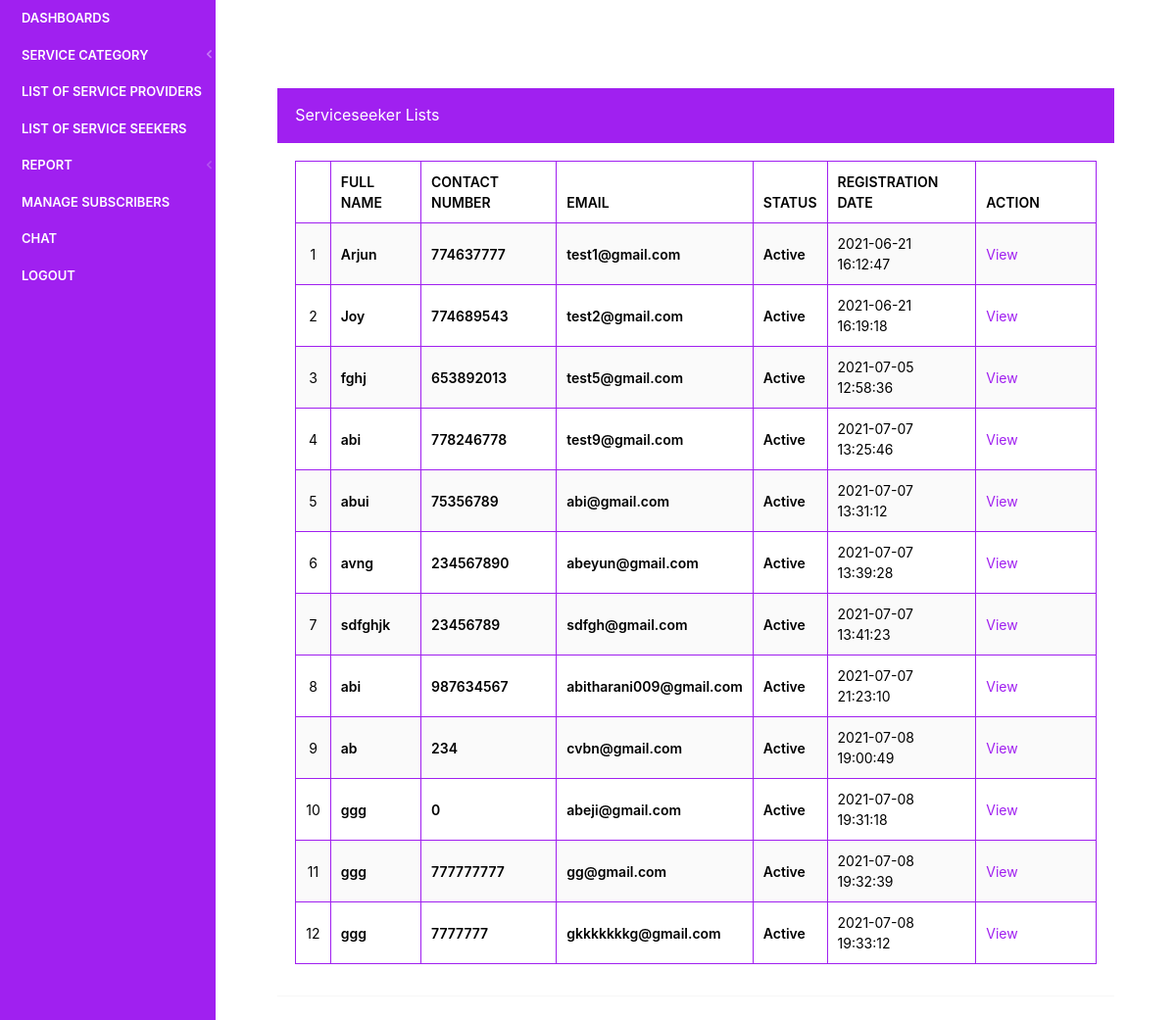
/findus/admin/reg-jobseekers.php (signed in), run on an earlier commit of the app's database.
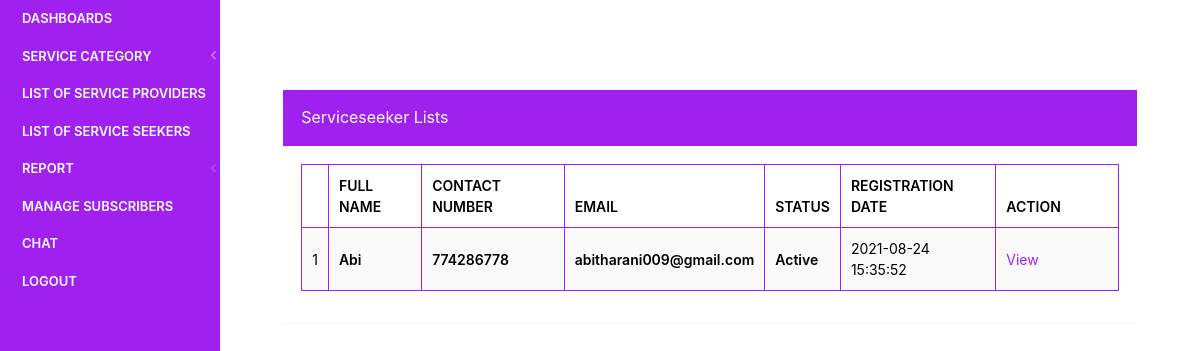
And on a later commit of the database.
### tables this page shows
CREATE TABLE `tbljobseekers` (
  `id` int(11) NOT NULL,
  `FullName` varchar(150) DEFAULT NULL,
  `EmailId` varchar(150) DEFAULT NULL,
  `ContactNumber` bigint(15) DEFAULT NULL,
  `Password` varchar(150) DEFAULT NULL,
  `reset_pass` varchar(150) DEFAULT NULL,
  `ProfilePic` varchar(200) DEFAULT NULL,
  `RegDate` timestamp NULL DEFAULT current_timestamp(),
  `LastUpdationDate` timestamp NULL DEFAULT NULL ON UPDATE current_timestamp(),
  `IsActive` int(1) DEFAULT NULL
);

### findus/admin/reg-jobseekers.php (the view, shortened to what this page needs)
<?php
include('includes/dbconnection.php');
if (strlen($_SESSION['jpaid']==0)) {
  header('location:logout.php');
  } else{
  ?>
<!doctype html>
<html lang="en" class="no-focus">
    <head>
        <link rel="stylesheet" href="assets/js/plugins/datatables/dataTables.bootstrap4.min.css">
        <link rel="stylesheet" id="css-main" href="assets/css/codebase.min.css">
    </head>
    <body>
        <div id="page-container" class="sidebar-o sidebar-inverse side-scroll page-header-fixed main-content-narrow">
           <?php include_once('includes/sidebar.php');?>
            <main id="main-container">
                <div class="content">
                    <div class="block">
                        <div class="block-header bg-gd-emerald">
                                    <h3 class="block-title" style="color:#fff">Serviceseeker Lists</h3>
                                </div>
                        <div class="block-content block-content-full">
                            <table class="table table-bordered table-striped table-vcenter">
                                <thead>
                                    <tr style="color:#000;">
                                        <th class="text-center"></th>
                                        <th>Full Name</th>
                                       <th>Contact Number</th>
                                       <th>Email</th>
                                        <th>Status</th>
                                        <th class="d-none d-sm-table-cell">Registration Date</th>
                                        <th class="d-none d-sm-table-cell" style="width: 15%;">Action</th>
                                       </tr>
                                </thead>
                                <tbody>
                                    <?php
$sql="SELECT * from tbljobseekers";
$query = $dbh -> prepare($sql);
$query->execute();
$results=$query->fetchAll(PDO::FETCH_OBJ);
$cnt=1;
if($query->rowCount() > 0)
{
foreach($results as $row)
{               ?>
                                    <tr style="color:#000;">
                                        <td class="text-center"><?php echo htmlentities($cnt);?></td>
                                        <td class="font-w600"><?php  echo htmlentities($row->FullName);?></td>
                                        <td class="font-w600"><?php  echo htmlentities($row->ContactNumber);?></td>
                                        <td class="font-w600"><?php  echo htmlentities($row->EmailId);?></td>
                                        <?php if($row->IsActive=='1'){ ?>
                                        <td class="font-w600"><?php echo "Active"; ?></td>
                                        <?php } else { ?>
                                            <td class="font-w600"><?php echo "Inactive"; ?></td><?php } ?>
                                        <td class="d-none d-sm-table-cell"><?php  echo htmlentities($row->RegDate);?></td>
                                         <td class="d-none d-sm-table-cell"><a href="view-jobseeker-details.php?viewid=<?php echo htmlentities ($row->id);?>">View</a></td>
                                    </tr>
                                    <?php $cnt=$cnt+1;}} ?>
                                </tbody>
                            </table>
                        </div>
                    </div>
                </div>
            </main>
        </div>
    </body>
</html>
<?php }  ?>

### findus/admin/includes/sidebar.php (shortened to what this page needs)
<nav id="sidebar">
                <div class="navigation-col">
                    <div class="navbar navbar-inverse">
                        <div>
                            <ul class="nav-main" style="color:#fff;">
                                <li class="open" style="color:#fff;">
                                    <a href="dashboard.php"><span class="sidebar-mini-hide" style="color:#fff;">Dashboards</span></a>
                                </li>
                                <li>
                                    <a class="nav-submenu" style="color:#fff;" data-toggle="nav-submenu"><span class="sidebar-mini-hide" style="color:#fff;"></span>Service Category</a>
                                </li>
                                <li>
                                    <a href="employer-list.php"><span class="sidebar-mini-hide" style="color:#fff;">List of Service Providers</span></a>
                                </li>
                                 <li>
                                    <a href="reg-jobseekers.php"><span class="sidebar-mini-hide" style="color:#fff;">List of Service seekers</span></a>
                                </li>
                                <li>
                                    <a  class="nav-submenu" data-toggle="nav-submenu" href="#"><span class="sidebar-mini-hide" style="color:#fff;">Report</span></a>
                                </li>
                                <li>
                                    <a href="manage-subscribers.php"><span class="sidebar-mini-hide" style="color:#fff;">Manage Subscribers</span></a>
                                </li>
                                <li>
                                    <a target="_blank" href="../Chat/index.php"><span class="sidebar-mini-hide" style="color:#fff;">Chat</span></a>
                                </li>
                                <li>
                                    <a href="logout.php"><span class="sidebar-mini-hide" style="color:#fff;">LOGOUT</span></a>
                                </li>
                            </ul>
                        </div>
                    </div>
                </div>
            </nav>

What changed in the data, as far as the page shows it:
removed tbljobseekers: FullName "Arjun", ContactNumber "774637777", EmailId "test1@gmail.com", IsActive "Active", RegDate "2021-06-21 16:12:47"
removed tbljobseekers: FullName "Joy", ContactNumber "774689543", EmailId "test2@gmail.com", IsActive "Active", RegDate "2021-06-21 16:19:18"
removed tbljobseekers: FullName "fghj", ContactNumber "653892013", EmailId "test5@gmail.com", IsActive "Active", RegDate "2021-07-05 12:58:36"
removed tbljobseekers: FullName "abi", ContactNumber "778246778", EmailId "test9@gmail.com", IsActive "Active", RegDate "2021-07-07 13:25:46"
removed tbljobseekers: FullName "abui", ContactNumber "75356789", EmailId "abi@gmail.com", IsActive "Active", RegDate "2021-07-07 13:31:12"
removed tbljobseekers: FullName "avng", ContactNumber "234567890", EmailId "abeyun@gmail.com", IsActive "Active", RegDate "2021-07-07 13:39:28"
removed tbljobseekers: FullName "sdfghjk", ContactNumber "23456789", EmailId "sdfgh@gmail.com", IsActive "Active", RegDate "2021-07-07 13:41:23"
removed tbljobseekers: FullName "abi", ContactNumber "987634567", EmailId "abitharani009@gmail.com", IsActive "Active", RegDate "2021-07-07 21:23:10"
removed tbljobseekers: FullName "ab", ContactNumber "234", EmailId "cvbn@gmail.com", IsActive "Active", RegDate "2021-07-08 19:00:49"
removed tbljobseekers: FullName "ggg", ContactNumber "0", EmailId "abeji@gmail.com", IsActive "Active", RegDate "2021-07-08 19:31:18"
removed tbljobseekers: FullName "ggg", ContactNumber "777777777", EmailId "gg@gmail.com", IsActive "Active", RegDate "2021-07-08 19:32:39"
removed tbljobseekers: FullName "ggg", ContactNumber "7777777", EmailId "gkkkkkkkg@gmail.com", IsActive "Active", RegDate "2021-07-08 19:33:12"
added tbljobseekers: FullName "Abi", ContactNumber "774286778", EmailId "abitharani009@gmail.com", IsActive "Active", RegDate "2021-08-24 15:35:52"
